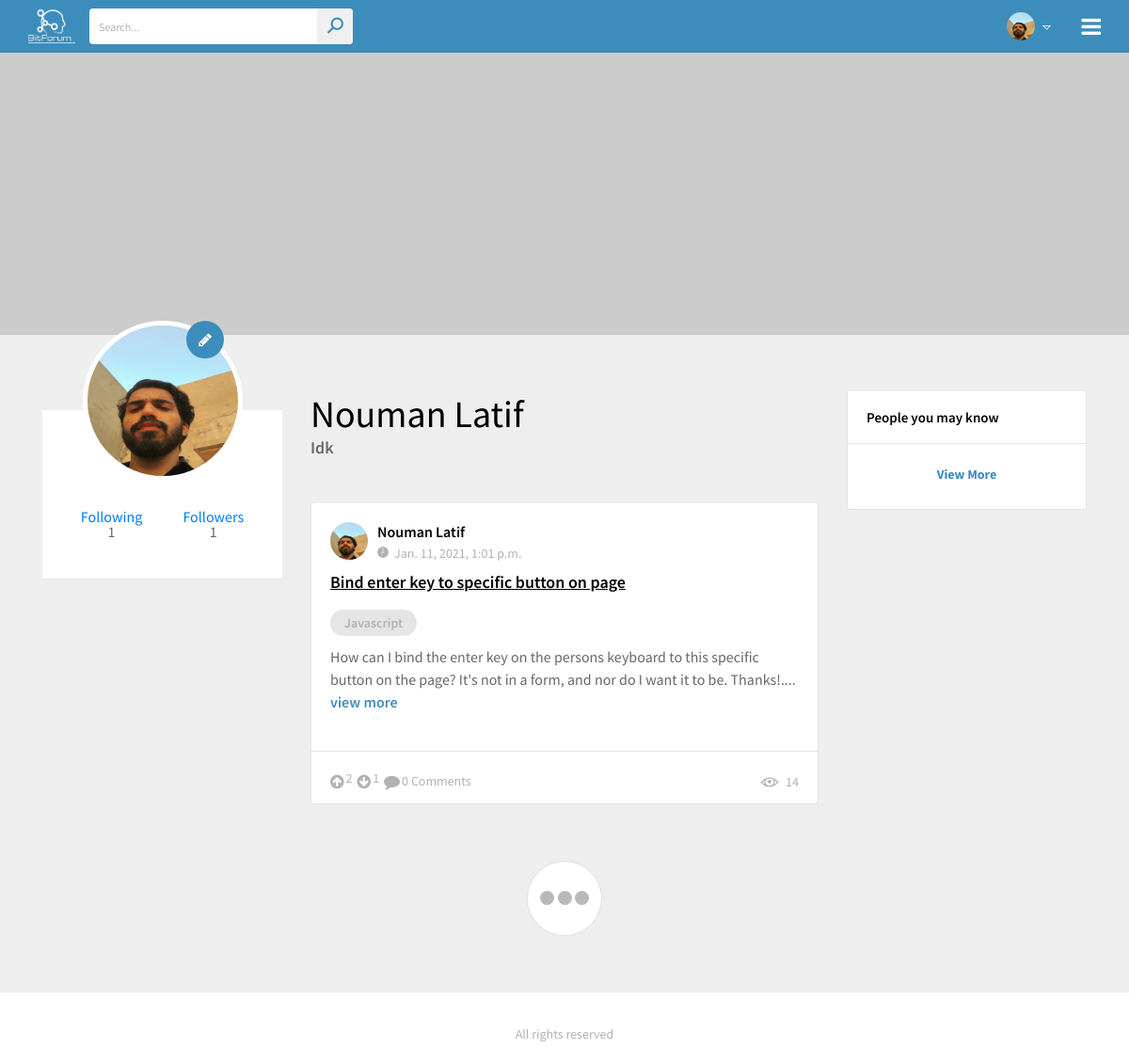
The app's page /myProfile (signed in) with its own data.
### posts/models.py (models this page shows, shortened)
class User(models.Model):
    email = models.EmailField(max_length=254,unique=True)
    name = models.TextField()
    password = models.TextField(max_length=15)
    status = models.TextField(max_length=250)
    profile_pic = models.ImageField(upload_to='')

class Post(models.Model):
    title = models.CharField(max_length=80)
    content = models.TextField()
    date_time = models.DateTimeField(auto_now_add=True)
    no_of_views = models.PositiveIntegerField(default=0)
    user_id = models.ForeignKey(User,related_name='post_author',on_delete=models.CASCADE)

class Topic(models.Model):
    topic_name = models.CharField(max_length=50)

### bitforum/views.py (the view)
# urls.py: path('myProfile',myProfile),
def myProfile(request):
    user = User.objects.get(email=request.session['email'])
    allUser = User.objects.all()
    following_count = FollowersFollowings.objects.filter(followerId=user.id)
    followers_count = FollowersFollowings.objects.filter(followingId=user.id)
    followed_topics = TopicFollower.objects.filter(followerId=user.id)
    people_you_may_know = []
    alltopics = Topic.objects.all()
    topics = []
    for t in alltopics:
        found = False
        for temp in followed_topics:
            if temp.topicId.topic_name == t.topic_name:
                found = True
                break
        if found:
            continue
        else:
            topics.append(t)
    for u in allUser:
        found = False
        if u.email == user.email:
            continue
        for temp in following_count:
            if temp.followingId.email == u.email:
                found = True
                break
        if found:
            continue
        else:
            people_you_may_know.append(u)
    myPosts = Post.objects.filter(user_id=user)
    postsToShow = []
    for i in myPosts:
        onePost = {}
        onePost['post'] = i
        onePost['upvote'] = len(Upvote.objects.filter(postId=i))
        onePost['downvote'] = len(Downvote.objects.filter(postId=i))
        onePost['comments'] = len(Comment.objects.filter(postId=i))
        topicListOfThatPost = []
        contains = Contains.objects.filter(postId=i)
        for j in contains:
            topicListOfThatPost.append(Topic.objects.get(id=j.topicId.id))
        onePost['topicsList'] = topicListOfThatPost
        postsToShow.append(onePost)
    topics_with_follower_count = []
    for topic in topics:
        topics_with_follower_count.append(
            {'t': topic.topic_name, 'count': str(len(TopicFollower.objects.filter(topicId=topic.id))) + " Followers"})
    people_you_may_know = people_you_may_know[0:4]
    return render(request, 'my-profile-feed.html',
                  {'newsFeedPosts': postsToShow, 'user': user, 'followers_count': len(followers_count),
                   'following_count': len(following_count) + len(followed_topics), 'people': people_you_may_know,
                   'suggested_topics': topics_with_follower_count, 'myfollowers': followers_count,
                   'myfollowing': following_count
                      , 'mytopics': followed_topics})

### templates/my-profile-feed.html (shortened to what this page needs)
{% load static %}
<!DOCTYPE html>
<html>
<head>
<link rel="stylesheet" type="text/css" href="{% static 'css/animate.css' %}">
<link rel="stylesheet" type="text/css" href="{% static 'css/bootstrap.min.css' %}">
<link rel="stylesheet" type="text/css" href="{% static 'css/flatpickr.min.css' %}">
<link rel="stylesheet" type="text/css" href="{% static 'css/line-awesome.css' %}">
<link rel="stylesheet" type="text/css" href="{% static 'css/line-awesome-font-awesome.min.css' %}">
<link rel="stylesheet" type="text/css" href="{% static 'css/font-awesome.min.css' %}">
<link rel="stylesheet" type="text/css" href="{% static 'lib/slick/slick.css' %}">
<link rel="stylesheet" type="text/css" href="{% static 'lib/slick/slick-theme.css' %}">
<link rel="stylesheet" type="text/css" href="{% static 'css/style.css' %}">
<link rel="stylesheet" type="text/css" href="{% static 'css/responsive.css' %}">
</head>
<body>
	<div class="wrapper">
		<header>
			<div class="container">
				<div class="header-data">
					<div class="logo">
						<a href="../" title=""><img src="{% static 'images/logo.png' %}" height="50" width="50" alt=""></a>
					</div>
					<div class="search-bar">
						<form>
							<input type="text" name="search" placeholder="Search...">
							<button type="submit"><i class="la la-search"></i></button>
						</form>
					</div>
					<div class="menu-btn">
						<a href="#" title=""><i class="fa fa-bars"></i></a>
					</div>
					<div class="user-account">
						<div class="user-info" >
							<img src=" {{ user.profile_pic }} " height="30" width="30" alt="" style="margin-left:40px">
							<i class="la la-sort-down"></i>
						</div>
					</div>
				</div>
			</div>
		</header>
		<section class="cover-sec">
			<img src="http://via.placeholder.com/1600x400" alt="">
		</section>
		<main>
			<div class="main-section">
				<div class="container">
					<div class="main-section-data">
						<div class="row">
							<div class="col-lg-3">
								<div class="main-left-sidebar">
									<div class="user_profile ">
										<div class="user-pro-img">
											<img src="{{user.profile_pic}}" alt="" width="170" height="170">
											<a href="#" title=""><i class="fa fa-pencil"></i></a>
										</div>
										<div class="user_pro_status">
											<ul class="flw-status">
												<li>
												<div class="container">
													<h4><a href="#" title="" data-toggle="modal" data-target="#myModal">Following</a></h4>
												</div>
												<span>{{ following_count }}</span>
											</li>
											<li>
												<div class="container">
													<h4><a href="#"  data-toggle="modal" data-target="#myModal2">Followers</a></h4>
												</div>
												<span>{{ followers_count }}</span>
											</li>
											</ul>
										</div>
									</div>
								</div>
							</div>
							<div class="col-lg-6">
								<div class="main-ws-sec">
									<div class="user-tab-sec">
										<h3>{{ user.name }}</h3>
										<div class="star-descp">
											<span>{{user.status}}</span>
										</div>
									</div>
									<div class="product-feed-tab current" id="feed-dd">
										<div class="posts-section">
											{% for post in newsFeedPosts %}
										<div class="post-bar">
											<div class="post_topbar">
												<div class="usy-dt">
													<a href=""><img src="{{post.post.user_id.profile_pic}}" height="40" width="40" alt=""></a>
													<div class="usy-name">
														<a href=""><h3>{{post.post.user_id.name}}</h3></a>
														<span><img src="{% static 'images/clock.png' %}" alt="">{{post.post.date_time}}</span>
													</div>
												</div>
											</div>
											<div class="job_descp">
												<a href="/post/{{post.post.id}}" ><h3 style="text-decoration: underline">{{post.post.title}}</h3></a>
												<ul class="skill-tags">
													{% for topic in post.topicsList %}
													<li><a href="#" title="">{{ topic.topic_name }}</a></li>
													{% endfor %}
												</ul>
												<p>{{ post.post.content | slice:"0:200" | add:"...." }} <a href="/post/{{post.post.id}}" title="">view more</a></p>
											</div>
											<div class="job-status-bar">
												<ul class="like-com">
													<li>
														<a onclick="upvoteAjax(this.name)" name="{{post.post.id}}"  style="cursor:pointer;">
															<i class="fa fa-arrow-circle-up" id="{{post.post.id}}upvote-icon" aria-hidden="true"></i>
																<div style="float: right" id="{{post.post.id}}upvote-count"> {{post.upvote}}  </div></a>
															<a style="cursor: pointer" onclick="downvoteAjax(this.name)" name="{{post.post.id}}" >
																<i class="fa fa-arrow-circle-down" id="{{post.post.id}}downvote-icon"  aria-hidden="true"></i>
																<div style="float: right" id="{{post.post.id}}downvote-count"> {{post.downvote}}  </div></a>
														<a href="/post/{{post.post.id}}"><i class="fa fa-comment" aria-hidden="true"></i>{{post.comments}} Comments</a>
													</li>
												</ul>
												<a><i class="la la-eye"></i>{{post.post.no_of_views}}</a>
											</div>
										</div>
										{% endfor %}
											<div class="process-comm">
												<div class="spinner">
													<div class="bounce1"></div>
													<div class="bounce2"></div>
													<div class="bounce3"></div>
												</div>
											</div>
										</div>
									</div>
									</div>
							</div>
							<div class="col-lg-3">
								<div class="right-sidebar">
									<div class="suggestions full-width">
										<div class="sd-title">
											<h3>People you may know</h3>
										</div>
										<div class="suggestions-list">
											<div class="view-more">
												<a href="#" title="">View More</a>
											</div>
										</div>
									</div>
									</div>
								</div>
							</div>
						</div>
					</div>
				</div>
			</div>
		<footer>
			<div class="footy-sec mn no-margin">
				<div class="container">
					<ul>
						<li><a href="#" title="">All rights reserved</a></li>
					</ul>
				</div>
			</div>
		</footer>
</body>
</html>

### static/css/responsive.css (style rules this page uses)
@media (max-width: 1200px) { .menu-btn { display: block; } }
@media (max-width: 1200px) { .sd-title h3 { font-size: 15px; } }
@media (max-width: 1200px) { .flw-status li { margin-right: 10px; } }
@media (max-width: 1200px) { .flw-status li span { font-size: 16px; } }
@media (max-width: 1200px) { .footy-sec ul { width: 100%;text-align: center; } }
@media (max-width: 1200px) { .footy-sec.mn ul { padding: 30px 0 25px 0; } }
@media (max-width: 1200px) { .footy-sec { text-align: center; } }

### records on screen
User: profile_pic (picture), name "Nouman Latif", status "Idk"
Post: post.user_id.profile_pic (picture), post.user_id.name "Nouman Latif", post.date_time "Jan. 11, 2021, 1:01 p.m.", post "Bind enter key to specific button on page", post.content|add "How can I bind the enter key on the persons keyboard to this specific button on the page? It's not in a form, and nor do I want it to be. Thanks!....", upvote "2", downvote "1", comments "0", post.no_of_views "14"
Topic: topic_name "Javascript"

### other values on screen
{{ following_count }} "1"
{{ followers_count }} "1"
